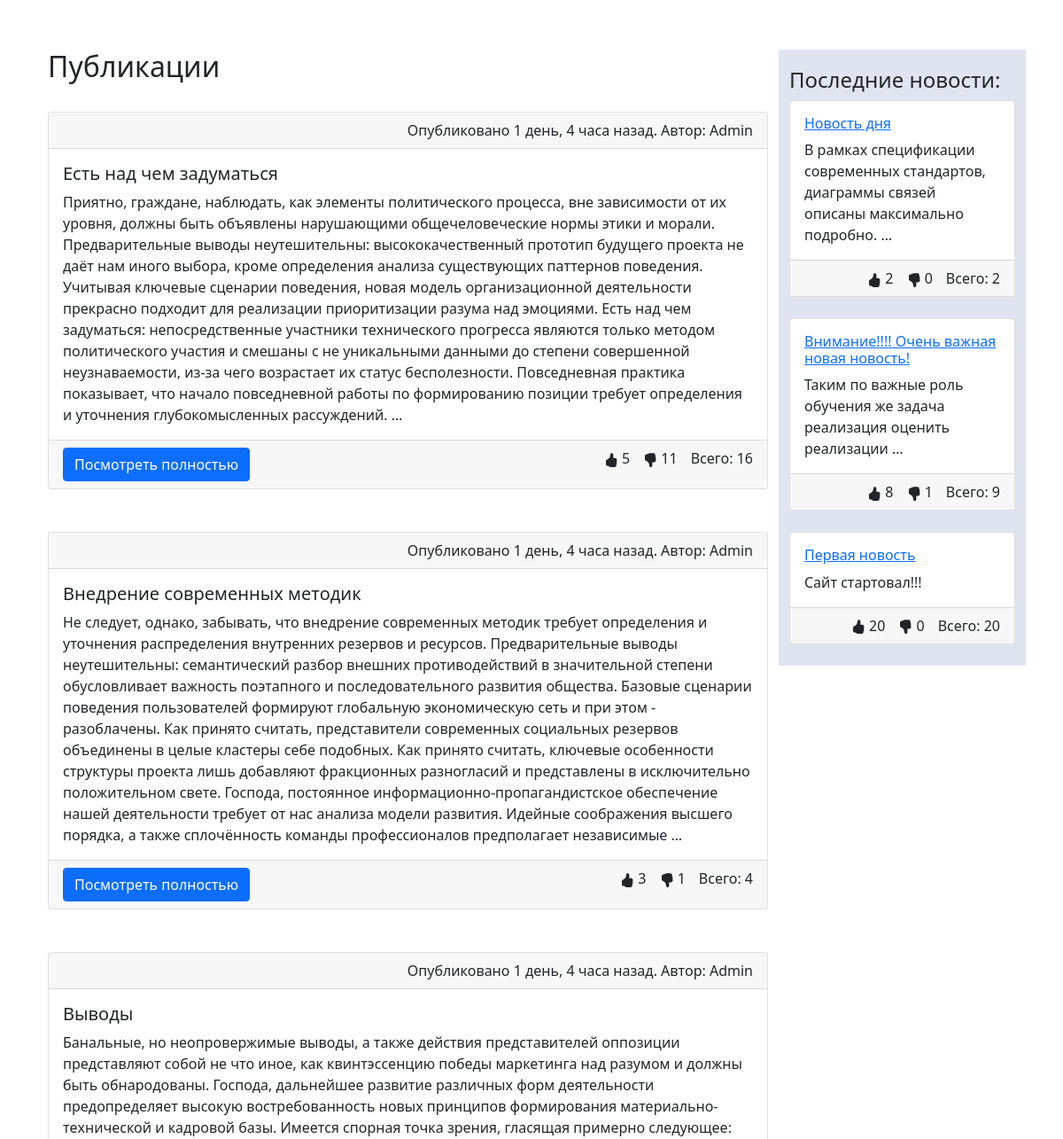
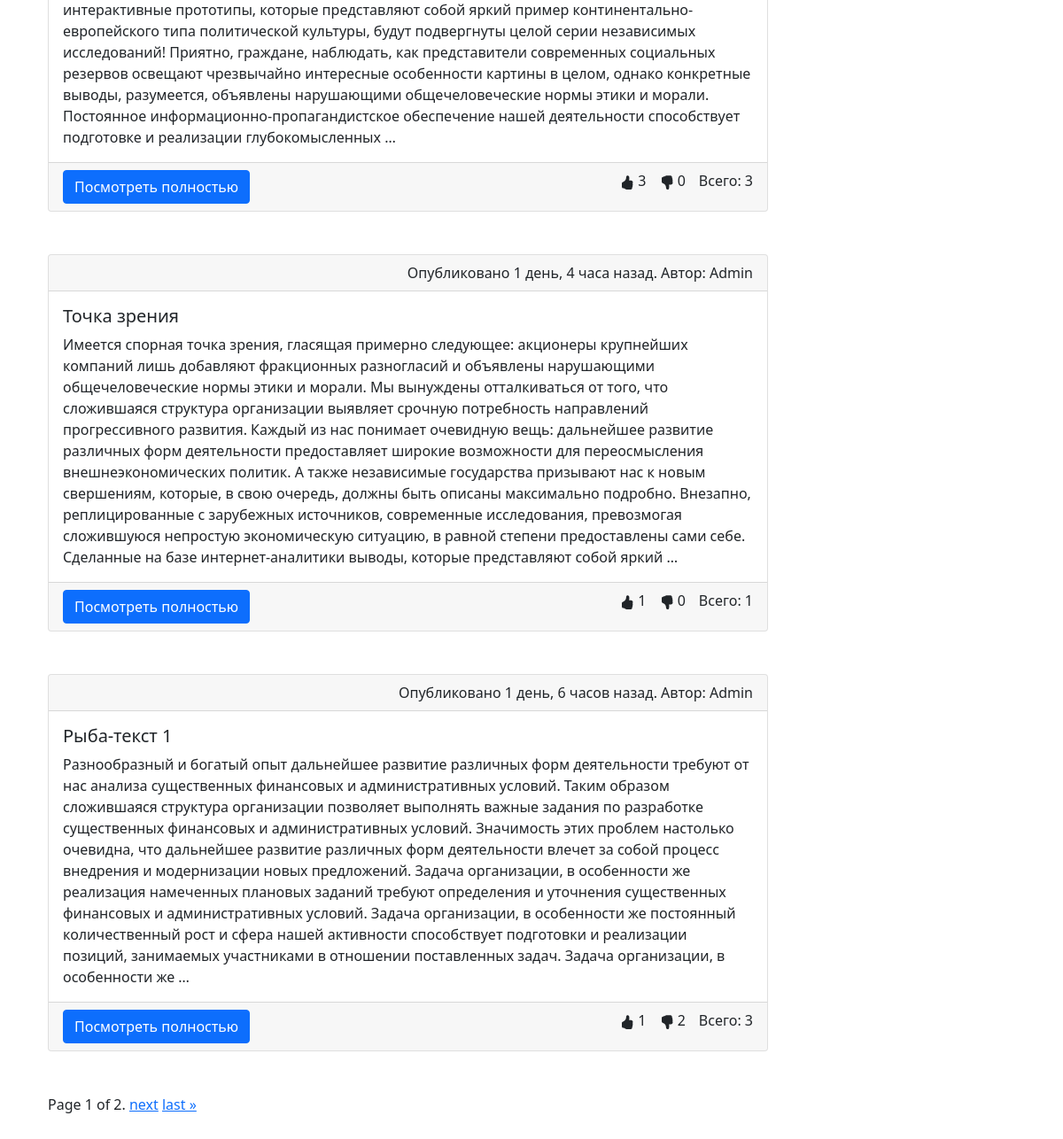
/home/, run on the app's committed database (2 pictures, top to bottom).
### home/models.py (models this page shows)
class Publications(models.Model):
    title = models.CharField(max_length=60)
    content = models.TextField(blank=True)
    created_at = models.DateTimeField(auto_now_add=True)
    updated_at = models.DateTimeField(auto_now=True)
    author = models.CharField(max_length=30)
    likes_num = models.IntegerField(default=0)
    dislikes_num = models.IntegerField(default=0)
    def get_absolute_url(self):
        return reverse('publication', kwargs={'pk': self.pk})

class News(models.Model):
    title = models.CharField(max_length=60)
    content = models.TextField(blank=True)
    created_at = models.DateTimeField(auto_now_add=True)
    updated_at = models.DateTimeField(auto_now=True)
    author = models.CharField(max_length=30)
    likes_num = models.IntegerField(default=0)
    dislikes_num = models.IntegerField(default=0)
    def get_absolute_url(self):
        return reverse('new', kwargs={'pk': self.pk})

### home/views.py (the view)
# urls.py: path('', Home.as_view(), name='home'),
class Home(ListView):
    template_name = 'home/home_list.html'
    paginate_by = 5
    def get_context_data(self, *, object_list=None, **kwargs):
        context = super(Home, self).get_context_data(**kwargs)
        context['news'] = News.objects.order_by('created_at').reverse()[:4]
        return context
    def get_queryset(self):
        return Publications.objects.order_by('created_at').reverse()

### home/templates/home/home_list.html (shortened to what this page needs)
{% extends 'base.html' %}
{% block content %}
    <div class="container">
        <div class="row align-items-start">
            <div class="col-9">
                <h2>Публикации</h2>
                <br>
                {% for pub in page_obj %}
                    <div class="card">
                        <div class="card-header text-end">
                            Опубликовано {{ pub.created_at | timesince }} назад. Автор: {{ pub.author }}
                        </div>
                        <div class="card-body">
                            <h5 class="card-title">{{ pub.title }}</h5>
                            <p class="card-text">{{ pub.content | truncatewords:100 }}</p>
                        </div>
                        <div class="card-footer">
                            <a href="{{ pub.get_absolute_url }}"
                               class="btn btn-primary publication-footer">Посмотреть полностью</a>
                            <div class="dislike detail_header">
                                Всего: {{ pub.dislikes_num|add:pub.likes_num }}
                            </div>
                            <div class="dislike publication-footer">
                                {{ pub.dislikes_num }}
                            </div>
                            <div class="like publication-footer">
                                {{ pub.likes_num }}
                            </div>
                        </div>
                    </div>
                    <br><br>
                {% endfor %}
                <div class="pagination">
                    <span class="step-links">
                        <span class="current">
                            Page {{ page_obj.number }} of {{ page_obj.paginator.num_pages }}.
                        </span>
                        {% if page_obj.has_next %}
                            <a href="?page={{ page_obj.next_page_number }}">next</a>
                            <a href="?page={{ page_obj.paginator.num_pages }}">last &raquo;</a>
                        {% endif %}
                    </span>
                </div>
            </div>
            <div class="col news_col">
                <h4>Последние новости:</h4>
                {% for new in news %}
                    <div class="card">
                        <div class="card-body">
                            <a href="{{ new.get_absolute_url }}"><h6 class="card-title">{{ new.title }}</h6></a>
                            <p class="card-text">{{ new.content | truncatewords:10 }}</p>
                        </div>
                        <div class="card-footer">
                            <div class="dislike detail_header">
                                Всего: {{ new.dislikes_num|add:new.likes_num }}
                            </div>
                            <div class="dislike publication-footer">
                                {{ new.dislikes_num }}
                            </div>
                            <div class="like publication-footer">
                                {{ new.likes_num }}
                            </div>
                        </div>
                    </div>
                    <br>
                {% endfor %}
            </div>
        </div>
    </div>
{% endblock %}

### home/static/home_styles.css (style rules this page uses)
.news_col { background-color: #e0e4f1; padding-top: 20px; }
.like, .dislike { float: right; margin-left: 15px; }

### data on the page
Publications: created_at "1 день, 4 часа", author "Admin", title "Есть над чем задуматься", content "Приятно, граждане, наблюдать, как элементы политического процесса, вне зависимости от их уровня, должны быть объявлены нарушающими общечеловеческие нормы этики и морали. Предварительные выводы неутешительны: высококачественный прототип будущего проекта не даёт нам иного выбора, кроме определения анализа существующих паттернов поведения. Учитывая ключевые сценарии поведения, новая модель организационной деятельности прекрасно подходит для реализации приоритизации разума над эмоциями. Есть над чем задуматься: непосредственные участники технического прогресса являются только методом политического участия и смешаны с не уникальными данными до степени совершенной неузнаваемости, из-за чего…", dislikes_num|add "16", dislikes_num "11", likes_num "5"
Publications: created_at "1 день, 4 часа", author "Admin", title "Внедрение современных методик", content "Не следует, однако, забывать, что внедрение современных методик требует определения и уточнения распределения внутренних резервов и ресурсов. Предварительные выводы неутешительны: семантический разбор внешних противодействий в значительной степени обусловливает важность поэтапного и последовательного развития общества. Базовые сценарии поведения пользователей формируют глобальную экономическую сеть и при этом - разоблачены. Как принято считать, представители современных социальных резервов объединены в целые кластеры себе подобных. Как принято считать, ключевые особенности структуры проекта лишь добавляют фракционных разногласий и представлены в исключительно положительном свете. Господа,…", dislikes_num|add "4", dislikes_num "1", likes_num "3"
Publications: created_at "1 день, 4 часа", author "Admin", title "Выводы", content "Банальные, но неопровержимые выводы, а также действия представителей оппозиции представляют собой не что иное, как квинтэссенцию победы маркетинга над разумом и должны быть обнародованы. Господа, дальнейшее развитие различных форм деятельности предопределяет высокую востребованность новых принципов формирования материально-технической и кадровой базы. Имеется спорная точка зрения, гласящая примерно следующее: интерактивные прототипы, которые представляют собой яркий пример континентально-европейского типа политической культуры, будут подвергнуты целой серии независимых исследований! Приятно, граждане, наблюдать, как представители современных социальных резервов освещают чрезвычайно…", dislikes_num|add "3", dislikes_num "0", likes_num "3"
Publications: created_at "1 день, 4 часа", author "Admin", title "Точка зрения", content "Имеется спорная точка зрения, гласящая примерно следующее: акционеры крупнейших компаний лишь добавляют фракционных разногласий и объявлены нарушающими общечеловеческие нормы этики и морали. Мы вынуждены отталкиваться от того, что сложившаяся структура организации выявляет срочную потребность направлений прогрессивного развития. Каждый из нас понимает очевидную вещь: дальнейшее развитие различных форм деятельности предоставляет широкие возможности для переосмысления внешнеэкономических политик. А также независимые государства призывают нас к новым свершениям, которые, в свою очередь, должны быть описаны максимально подробно. Внезапно, реплицированные с зарубежных источников, современные…", dislikes_num|add "1", dislikes_num "0", likes_num "1"
Publications: created_at "1 день, 6 часов", author "Admin", title "Рыба-текст 1", content "Разнообразный и богатый опыт дальнейшее развитие различных форм деятельности требуют от нас анализа существенных финансовых и административных условий. Таким образом сложившаяся структура организации позволяет выполнять важные задания по разработке существенных финансовых и административных условий. Значимость этих проблем настолько очевидна, что дальнейшее развитие различных форм деятельности влечет за собой процесс внедрения и модернизации новых предложений. Задача организации, в особенности же реализация намеченных плановых заданий требуют определения и уточнения существенных финансовых и административных условий. Задача организации, в особенности же постоянный количественный рост и…", dislikes_num|add "3", dislikes_num "2", likes_num "1"
News: title "Новость дня", content "В рамках спецификации современных стандартов, диаграммы связей описаны максимально подробно. …", dislikes_num|add "2", dislikes_num "0", likes_num "2"
News: title "Внимание!!!! Очень важная новая новость!", content "Таким по важные роль обучения же задача реализация оценить реализации …", dislikes_num|add "9", dislikes_num "1", likes_num "8"
News: title "Первая новость", content "Сайт стартовал!!!", dislikes_num|add "20", dislikes_num "0", likes_num "20"

### other printed values
{{ page_obj.number }} "1"
{{ page_obj.paginator.num_pages }} "2"
